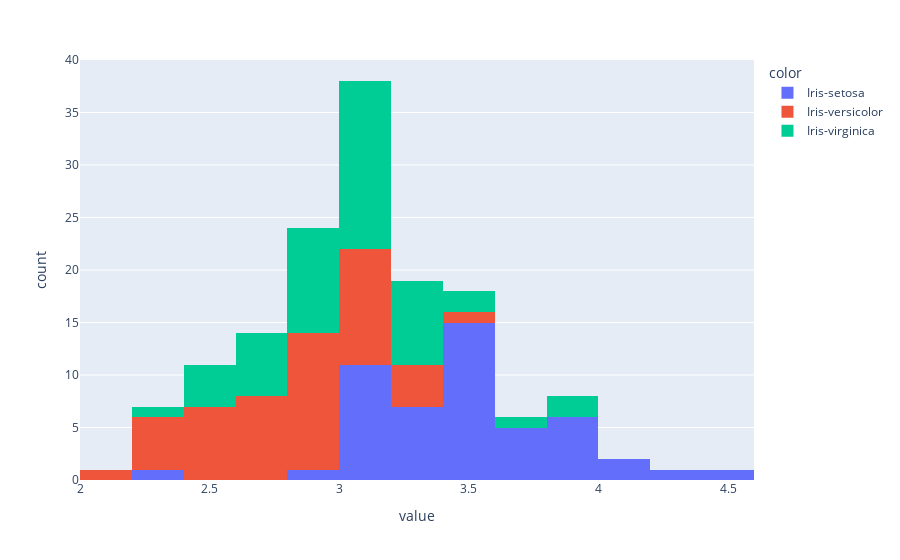

The notebook cell saved with this chart:
### Code cell
fig=px.histogram(df['SepalWidthCm'],color=df['Species'])
fig.show()

### Figure 1 — Plotly figure (JSON) as saved in the notebook; plotly's stock layout.template omitted (floating-point values rounded to 4 significant figures)
{"data": [{"alignmentgroup": "True", "bingroup": "x", "hovertemplate": "color=Iris-setosa<br>value=%{x}<br>count=%{y}<extra></extra>", "legendgroup": "Iris-setosa", "marker": {"color": "#636efa", "pattern": {"shape": ""}}, "name": "Iris-setosa", "offsetgroup": "Iris-setosa", "orientation": "v", "showlegend": true, "type": "histogram", "x": [3.5, 3, 3.2, 3.1, 3.6, 3.9, 3.4, 3.4, 2.9, 3.1, 3.7, 3.4, 3, 3, 4, 4.4, 3.9, 3.5, 3.8, 3.8, 3.4, 3.7, 3.6, 3.3, 3.4, 3, 3.4, 3.5, 3.4, 3.2, 3.1, 3.4, 4.1, 4.2, 3.1, 3.2, 3.5, 3.1, 3, 3.4, 3.5, 2.3, 3.2, 3.5, 3.8, 3, 3.8, 3.2, 3.7, 3.3], "xaxis": "x", "yaxis": "y"}, {"alignmentgroup": "True", "bingroup": "x", "hovertemplate": "color=Iris-versicolor<br>value=%{x}<br>count=%{y}<extra></extra>", "legendgroup": "Iris-versicolor", "marker": {"color": "#EF553B", "pattern": {"shape": ""}}, "name": "Iris-versicolor", "offsetgroup": "Iris-versicolor", "orientation": "v", "showlegend": true, "type": "histogram", "x": [3.2, 3.2, 3.1, 2.3, 2.8, 2.8, 3.3, 2.4, 2.9, 2.7, 2, 3, 2.2, 2.9, 2.9, 3.1, 3, 2.7, 2.2, 2.5, 3.2, 2.8, 2.5, 2.8, 2.9, 3, 2.8, 3, 2.9, 2.6, 2.4, 2.4, 2.7, 2.7, 3, 3.4, 3.1, 2.3, 3, 2.5, 2.6, 3, 2.6, 2.3, 2.7, 3, 2.9, 2.9, 2.5, 2.8], "xaxis": "x", "yaxis": "y"}, {"alignmentgroup": "True", "bingroup": "x", "hovertemplate": "color=Iris-virginica<br>value=%{x}<br>count=%{y}<extra></extra>", "legendgroup": "Iris-virginica", "marker": {"color": "#00cc96", "pattern": {"shape": ""}}, "name": "Iris-virginica", "offsetgroup": "Iris-virginica", "orientation": "v", "showlegend": true, "type": "histogram", "x": [3.3, 2.7, 3, 2.9, 3, 3, 2.5, 2.9, 2.5, 3.6, 3.2, 2.7, 3, 2.5, 2.8, 3.2, 3, 3.8, 2.6, 2.2, 3.2, 2.8, 2.8, 2.7, 3.3, 3.2, 2.8, 3, 2.8, 3, 2.8, 3.8, 2.8, 2.8, 2.6, 3, 3.4, 3.1, 3, 3.1, 3.1, 3.1, 2.7, 3.2, 3.3, 3, 2.5, 3, 3.4, 3], "xaxis": "x", "yaxis": "y"}], "layout": {"barmode": "relative", "legend": {"title": {"text": "color"}, "tracegroupgap": 0}, "margin": {"t": 60}, "xaxis": {"anchor": "y", "domain": [0, 1], "title": {"text": "value"}}, "yaxis": {"anchor": "x", "domain": [0, 1], "title": {"text": "count"}}}}
